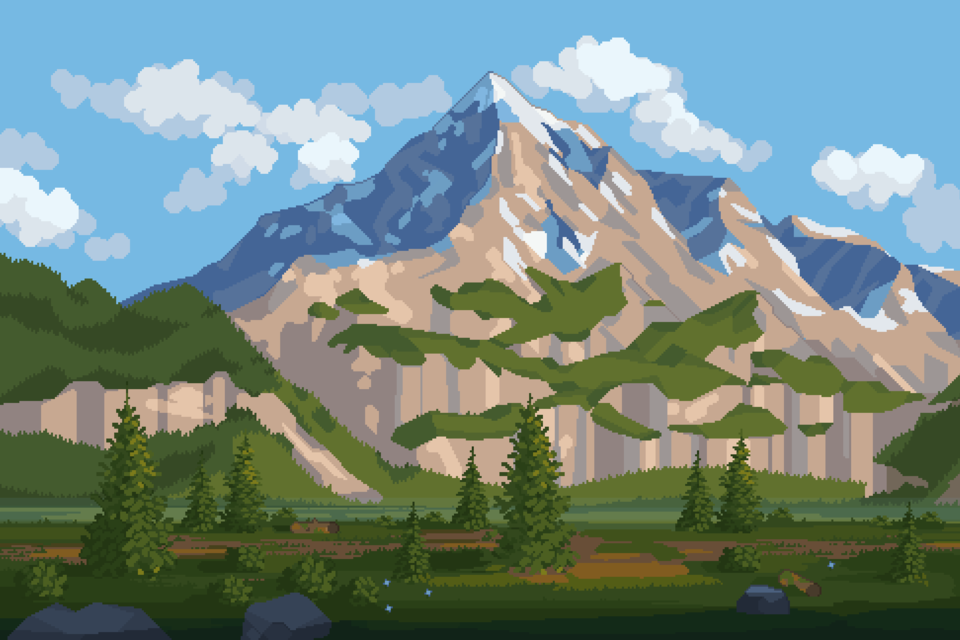

A 2D game scene composited from a Tiled map and its tileset images. What follows is a short description and the map's XML, with every tile layer's data as written:
An orthogonal 30x20 tile map with 32x32 px tiles, 1 tile layer (Camada de Blocos 1).

<map version="1.10" tiledversion="1.11.2" orientation="orthogonal" renderorder="right-down" width="30" height="20" tilewidth="32" tileheight="32" infinite="0" nextlayerid="2" nextobjectid="1">
 <tileset firstgid="1" name="Satiro_World2" tilewidth="32" tileheight="32" tilecount="700" columns="35">
  <image source="Satiro_World2.png" width="1138" height="640" />
 </tileset>
 <layer id="1" name="Camada de Blocos 1" width="30" height="20">
  <data encoding="csv">
2,3,4,5,6,7,8,9,10,11,12,13,14,15,16,17,18,19,20,21,22,23,24,25,26,27,28,29,30,31,
37,38,39,40,41,42,43,44,45,46,47,48,49,50,51,52,53,54,55,56,57,58,59,60,61,62,63,64,65,66,
72,73,74,75,76,77,78,79,80,81,82,83,84,85,86,87,88,89,90,91,92,93,94,95,96,97,98,99,100,101,
107,108,109,110,111,112,113,114,115,116,117,118,119,120,121,122,123,124,125,126,127,128,129,130,131,132,133,134,135,136,
142,143,144,145,146,147,148,149,150,151,152,153,154,155,156,157,158,159,160,161,162,163,164,165,166,167,168,169,170,171,
177,178,179,180,181,182,183,184,185,186,187,188,189,190,191,192,193,194,195,196,197,198,199,200,201,202,203,204,205,206,
212,213,214,215,216,217,218,219,220,221,222,223,224,225,226,227,228,229,230,231,232,233,234,235,236,237,238,239,240,241,
247,248,249,250,251,252,253,254,255,256,257,258,259,260,261,262,263,264,265,266,267,268,269,270,271,272,273,274,275,276,
282,283,284,285,286,287,288,289,290,291,292,293,294,295,296,297,298,299,300,301,302,303,304,305,306,307,308,309,310,311,
317,318,319,320,321,322,323,324,325,326,327,328,329,330,331,332,333,334,335,336,337,338,339,340,341,342,343,344,345,346,
352,353,354,355,356,357,358,359,360,361,362,363,364,365,366,367,368,369,370,371,372,373,374,375,376,377,378,379,380,381,
387,388,389,390,391,392,393,394,395,396,397,398,399,400,401,402,403,404,405,406,407,408,409,410,411,412,413,414,415,416,
422,423,424,425,426,427,428,429,430,431,432,433,434,435,436,437,438,439,440,441,442,443,444,445,446,447,448,449,450,451,
457,458,459,460,461,462,463,464,465,466,467,468,469,470,471,472,473,474,475,476,477,478,479,480,481,482,483,484,485,486,
492,493,494,495,496,497,498,499,500,501,502,503,504,505,506,507,508,509,510,511,512,513,514,515,516,517,518,519,520,521,
527,528,529,530,531,532,533,534,535,536,537,538,539,540,541,542,543,544,545,546,547,548,549,550,551,552,553,554,555,556,
562,563,564,565,566,567,568,569,570,571,572,573,574,575,576,577,578,579,580,581,582,583,584,585,586,587,588,589,590,591,
597,598,599,600,601,602,603,604,605,606,607,608,609,610,611,612,613,614,615,616,617,618,619,620,621,622,623,624,625,626,
632,633,634,635,636,637,638,639,640,641,642,643,644,645,646,647,648,649,650,651,652,653,654,655,656,657,658,659,660,661,
667,668,669,670,671,672,673,674,675,676,677,678,679,680,681,682,683,684,685,686,687,688,689,690,691,692,693,694,695,696
</data>
 </layer>
</map>
